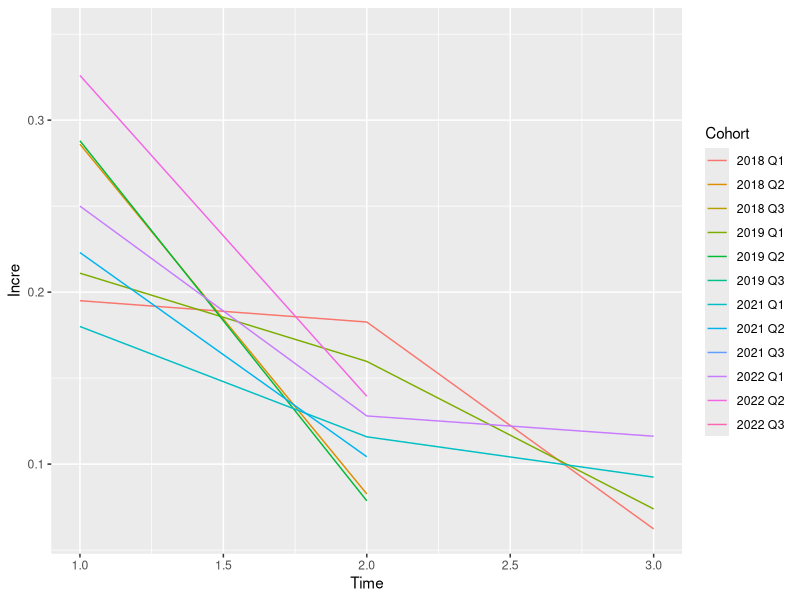

Source code (R):
library(tidyverse)



up_zvl <- read_csv(here::here("data", "uptake_zvl.csv"))

dat <- up_zvl %>% 
  pivot_longer(c(Q1, Q2, Q3)) %>% 
  mutate(
    Cohort = paste(Year, name),
    Coverage = value / 100
  ) %>% 
  arrange(Cohort, Time) %>% 
  group_by(Cohort) %>% 
  mutate(
    Coverage = cumsum(Coverage),
    Year = as.character(Year),
  ) %>% 
  filter(Coverage > 0) %>% 
  mutate(Time = 1:n()) %>% 
  select(Year, Month, Time, Cohort, Coverage)


dat

dat %>% 
  group_by(Cohort) %>% 
  mutate(
    Incre =  c(Coverage[1], diff(Coverage)) / c(1, 1 - Coverage[-n()])
  ) %>% 
  ggplot() + 
  geom_line(aes(x = Time, y = Incre, colour = Cohort))


fit <- lm(log(1 - Coverage) ~ (Time - 1) + 1, data = dat)
fit2 <- lm(log(1 - Coverage) ~ as.character(Time - 1) + 1, data = dat)



1 - exp(coef(fit)['Time'])


p_est <- coef(summary(fit))["Time", 1:2]

p_hat <- 1 - exp(p_est[1])

pini <- 0.2
pcat <- p_hat


ps <- 1 - exp(coef(fit))

p0 <- ps[1]
p0 


mean(1 - (1 - ps[2]) ^ (0:3 + 1) * (1 - p0))
